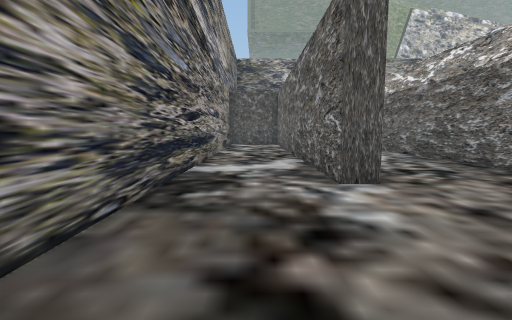
View 1 (above)

24 first-person views from a walk through a 3-D level made in the Unity game engine. The camera is 1.3 m above the floor, tilts 6° down and sees 85° across. The floor is counted in squares, 2 m on a side. Each view is taken from the middle of a square. On the plan, view 1 faces up. The plan holds only what a view shows up to about 9 squares ahead; the rest is blank. The place goes on beyond the plan. Some animated figures are left out.

View 2
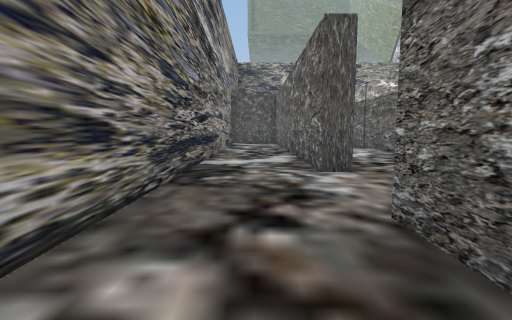

View 3
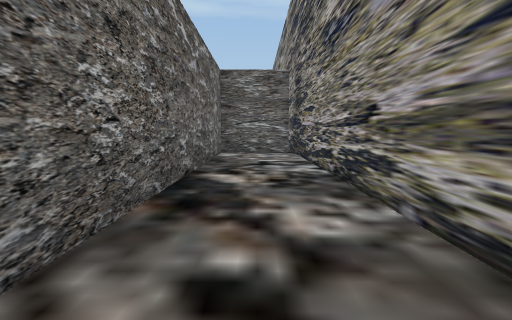

View 4
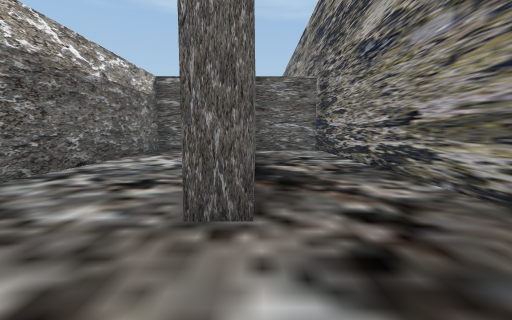

View 5
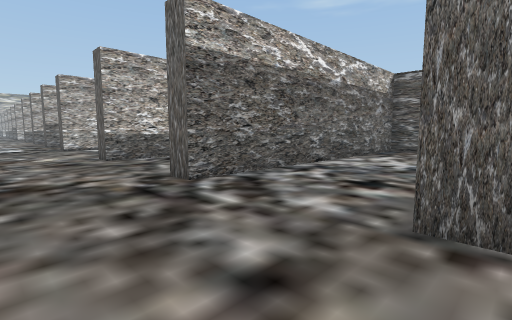

View 6
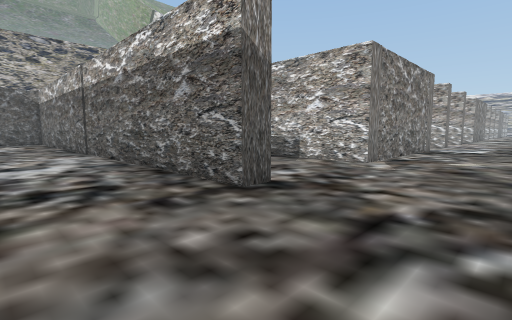

View 7
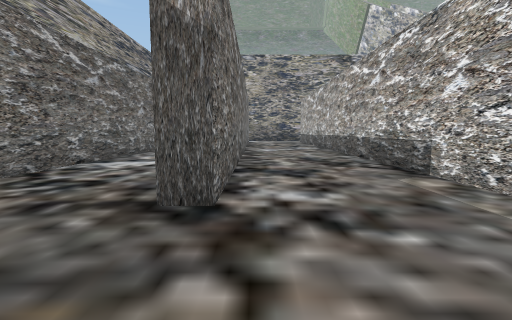

View 8
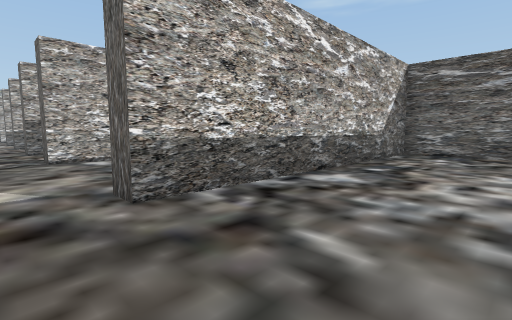

View 9
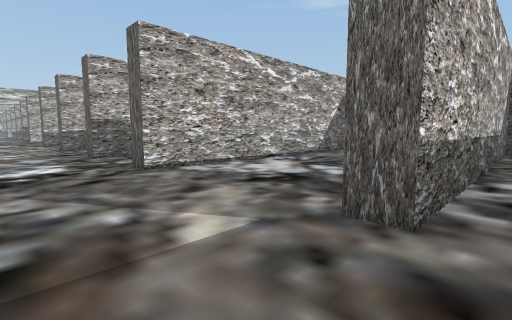

View 10
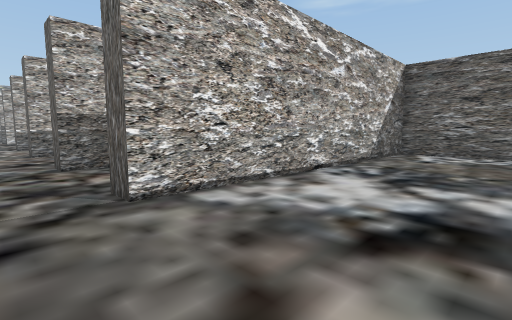

View 11
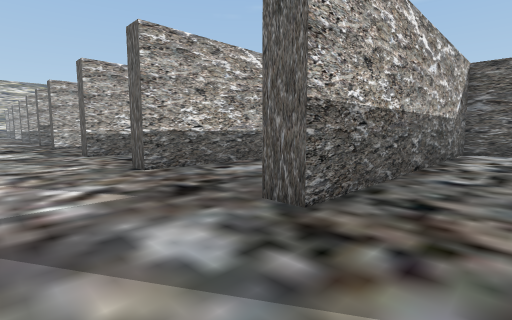

View 12
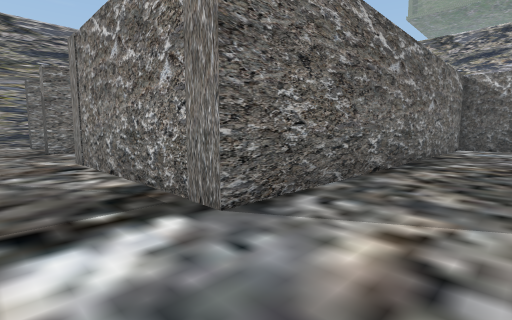

View 13
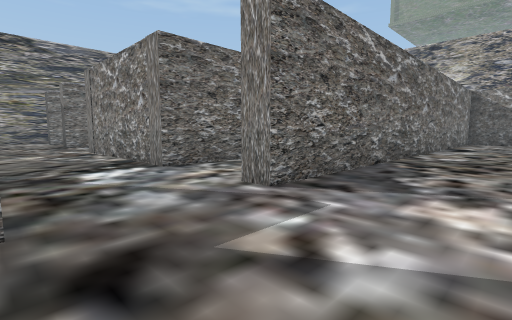

View 14
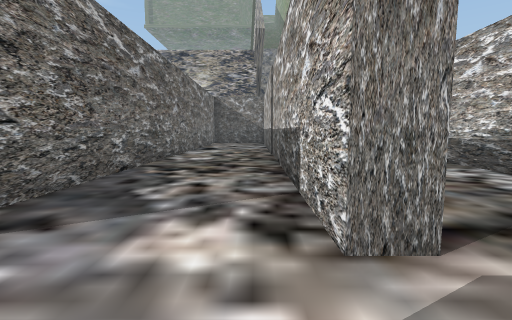

View 15
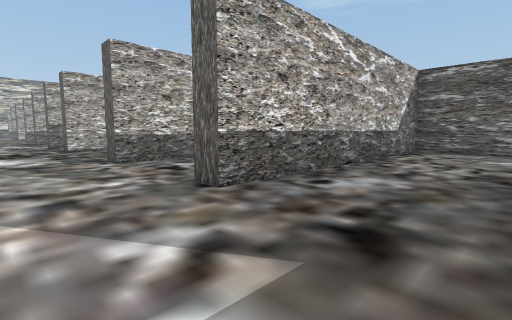

View 16
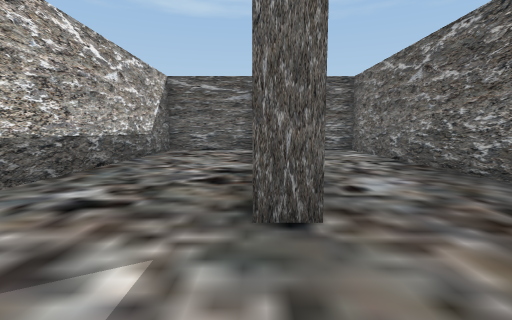

View 17
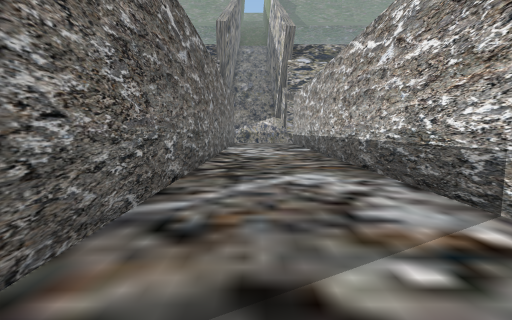

View 18
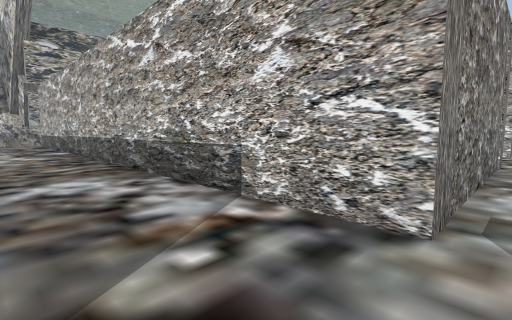

View 19
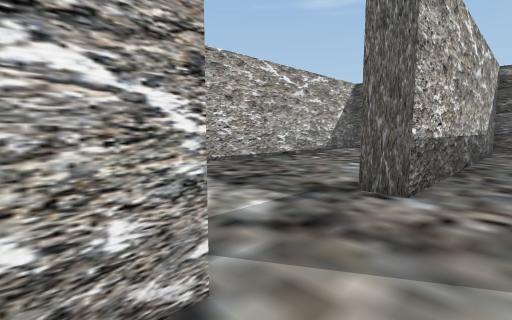

View 20
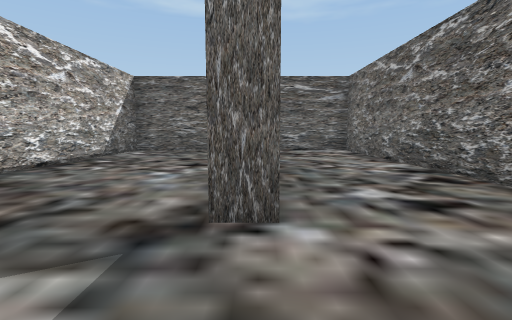

View 21
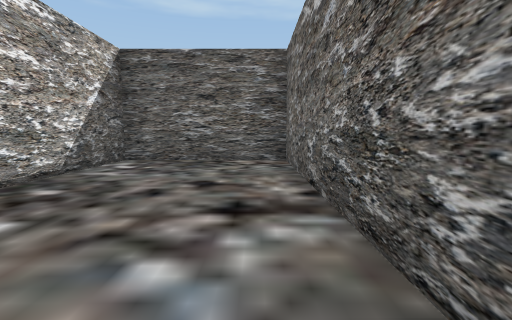

View 22
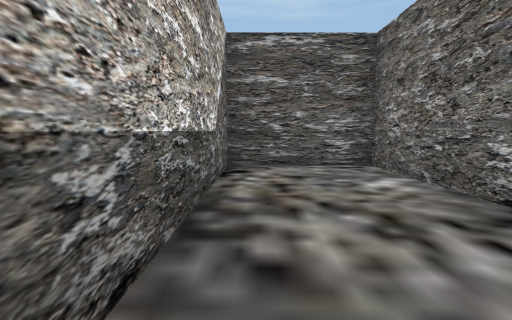

View 23
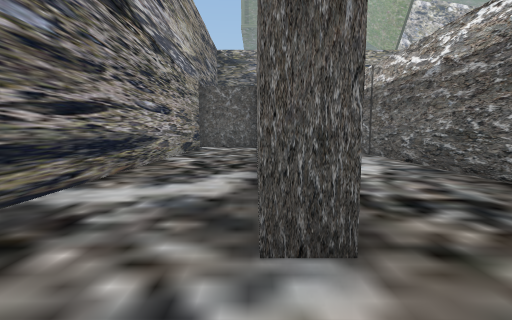

View 24
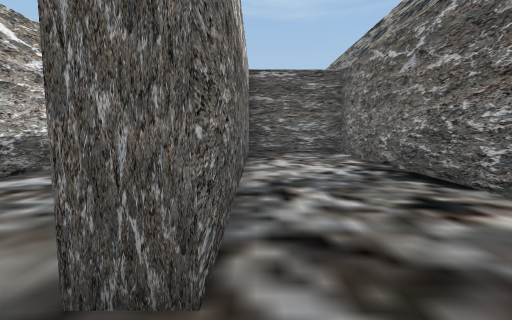

### Floor plan
Ten units are one square. View 1 is at (0, 0); x grows to the right and y downward. Boxes are objects, and circles mark ways between rooms. Rooms are numbered by the first view taken in them; rooms with no view inside come last. Other rooms are left out.
<svg viewBox="-17 -120 277 195">
<path fill="none" stroke="#000" d="M16 -34 10 -34 10 -90M-12 -111 -12 70M-10 62 10 62 10 -10 16 -10M46 -34 42 -34 42 -115M15 6 15 62 42 62 42 -10M15 -101 15 -48M42 -10 47 -10M85 -34 75 -34 75 -101M46 -96 46 -34M52 62 75 62 75 -10 81 -10M92 62 116 62 116 -10 121 -10M122 -34 85 -34M148 -34 142 -34M122 -115 122 -34M143 62 143 -10M180 -34 175 -34 175 -109M143 -10 149 -10M148 4 148 62 175 62 175 -10 181 -10M148 -115 148 -34M209 -34 209 -115M180 1 180 60M180 -115 180 -40M209 62 209 -10 214 -10M213 6 213 62 249 62 249 -10 255 -10M255 -34 209 -34"/>
<circle cx="10" cy="-25" r="3" fill="#2a7"/>
<circle cx="40" cy="-25" r="3" fill="#2a7"/>
<circle cx="80" cy="-20" r="3" fill="#2a7"/>
<circle cx="120" cy="-20" r="3" fill="#2a7"/>
<circle cx="140" cy="-25" r="3" fill="#2a7"/>
<circle cx="180" cy="-25" r="3" fill="#2a7"/>
<circle cx="210" cy="-25" r="3" fill="#2a7"/>
<text x="0" y="-30">1</text>
<text x="30" y="-30">2</text>
<text x="60" y="-20">3</text>
<text x="100" y="20">4</text>
<text x="130" y="-30">5</text>
<text x="160" y="-30">6</text>
<text x="200" y="-30">7</text>
<text x="230" y="10">8</text>
</svg>
Room 1 opens to room 2. Room 2 opens to room 3. Room 3 opens to room 4. Room 4 opens to room 5. Room 5 opens to room 6. Room 6 opens to room 7. Room 7 opens to room 8.

Where each view was taken, in squares from view 1:
view 1: 0 up, 0 right, facing up
view 2: 1 down, 0 right, facing up
view 3: 2 up, 0 right, facing down
view 4: 3 up, 1 right, facing down
view 5: 3 up, 1 right, facing down-right
view 6: 1 up, 2 right, facing up-right
view 7: 1 up, 5 right, facing up
view 8: 2 up, 5 right, facing down-right
view 9: 3 up, 7 right, facing down-right
view 10: 2 up, 9 right, facing down-right
view 11: 3 up, 13 right, facing down-right
view 12: 2 up, 14 right, facing up-left
view 13: 1 up, 17 right, facing up-left
view 14: 2 up, 17 right, facing up
view 15: 3 up, 15 right, facing down-right
view 16: 3 up, 18 right, facing down
view 17: 3 up, 19 right, facing up
view 18: 3 up, 19 right, facing up-right
view 19: 4 up, 20 right, facing down-right
view 20: 3 up, 21 right, facing down
view 21: 0 up, 22 right, facing down
view 22: 1 down, 17 right, facing down
view 23: 2 up, 1 right, facing up
view 24: 2 up, 4 right, facing down
